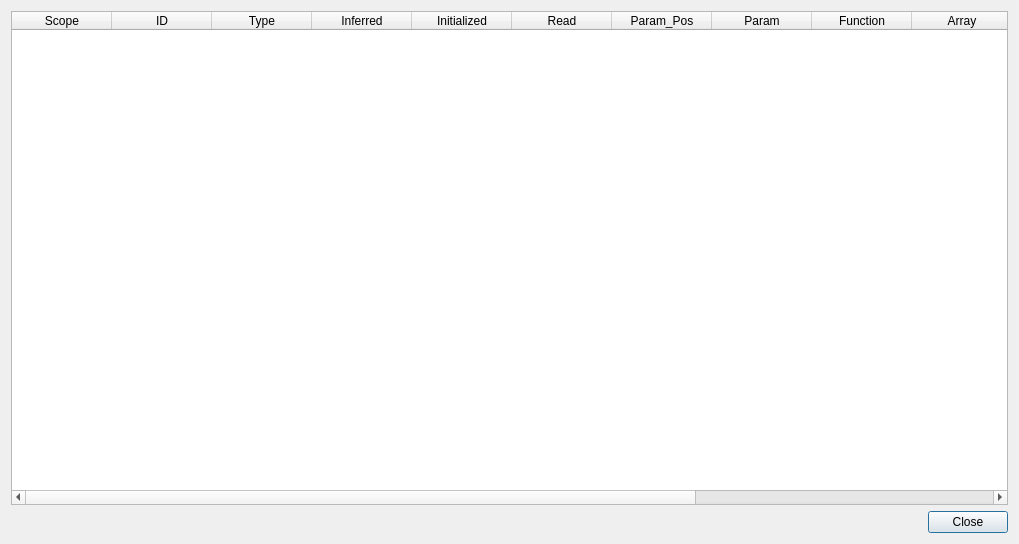
<?xml version="1.0" encoding="UTF-8"?>
<ui version="4.0">
 <class>Name_Table_Window</class>
 <widget class="QDialog" name="Name_Table_Window">
  <property name="geometry">
   <rect>
    <x>0</x>
    <y>0</y>
    <width>1019</width>
    <height>544</height>
   </rect>
  </property>
  <property name="windowTitle">
   <string>Name Table Inspector</string>
  </property>
  <layout class="QVBoxLayout" name="verticalLayout">
   <item>
    <widget class="QTableWidget" name="name_table_widget">
     <property name="editTriggers">
      <set>QAbstractItemView::NoEditTriggers</set>
     </property>
     <attribute name="horizontalHeaderVisible">
      <bool>true</bool>
     </attribute>
     <attribute name="verticalHeaderVisible">
      <bool>true</bool>
     </attribute>
     <column>
      <property name="text">
       <string>Scope</string>
      </property>
     </column>
     <column>
      <property name="text">
       <string>ID</string>
      </property>
     </column>
     <column>
      <property name="text">
       <string>Type</string>
      </property>
     </column>
     <column>
      <property name="text">
       <string>Inferred</string>
      </property>
     </column>
     <column>
      <property name="text">
       <string>Initialized</string>
      </property>
     </column>
     <column>
      <property name="text">
       <string>Read</string>
      </property>
     </column>
     <column>
      <property name="text">
       <string>Param_Pos</string>
      </property>
     </column>
     <column>
      <property name="text">
       <string>Param</string>
      </property>
     </column>
     <column>
      <property name="text">
       <string>Function</string>
      </property>
     </column>
     <column>
      <property name="text">
       <string>Array</string>
      </property>
     </column>
     <column>
      <property name="text">
       <string>Const</string>
      </property>
     </column>
     <column>
      <property name="text">
       <string>Ref</string>
      </property>
     </column>
     <column>
      <property name="text">
       <string>Pointer</string>
      </property>
     </column>
    </widget>
   </item>
   <item>
    <layout class="QHBoxLayout" name="horizontalLayout">
     <item>
      <spacer name="horizontalSpacer">
       <property name="orientation">
        <enum>Qt::Horizontal</enum>
       </property>
       <property name="sizeHint" stdset="0">
        <size>
         <width>40</width>
         <height>20</height>
        </size>
       </property>
      </spacer>
     </item>
     <item>
      <widget class="QPushButton" name="bt_close">
       <property name="text">
        <string>Close</string>
       </property>
      </widget>
     </item>
    </layout>
   </item>
  </layout>
 </widget>
 <resources/>
 <connections/>
</ui>
